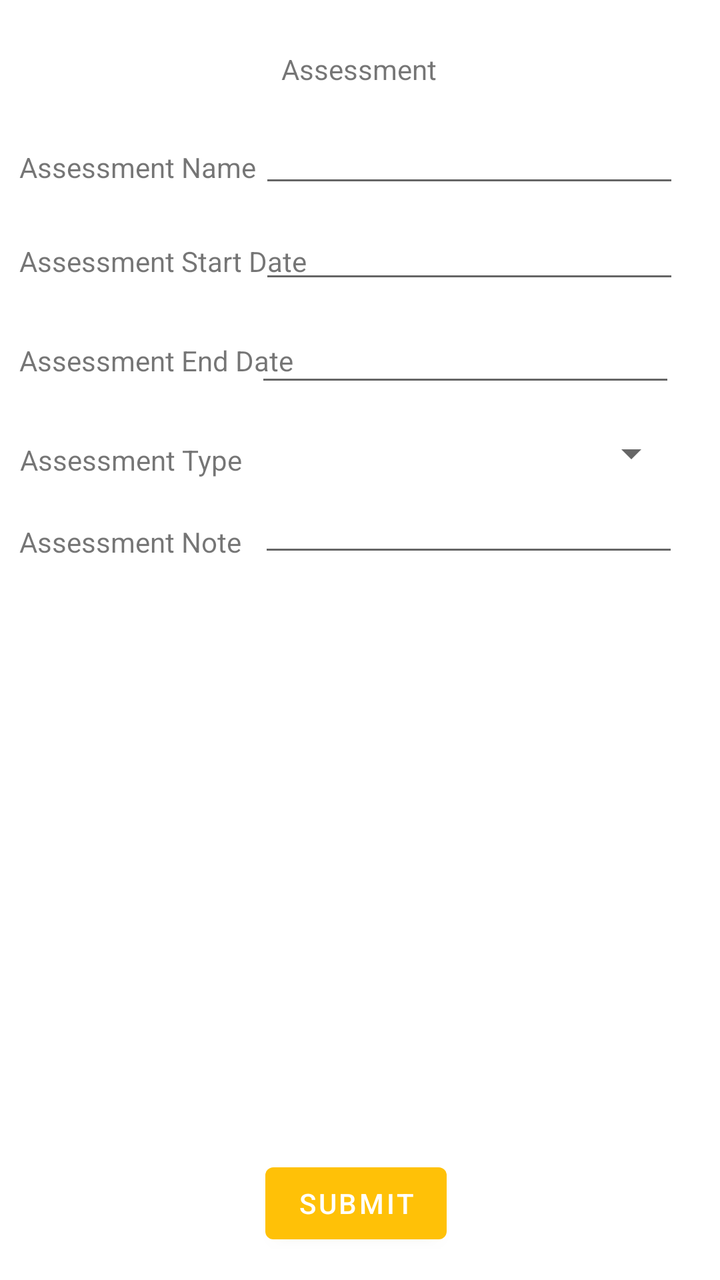
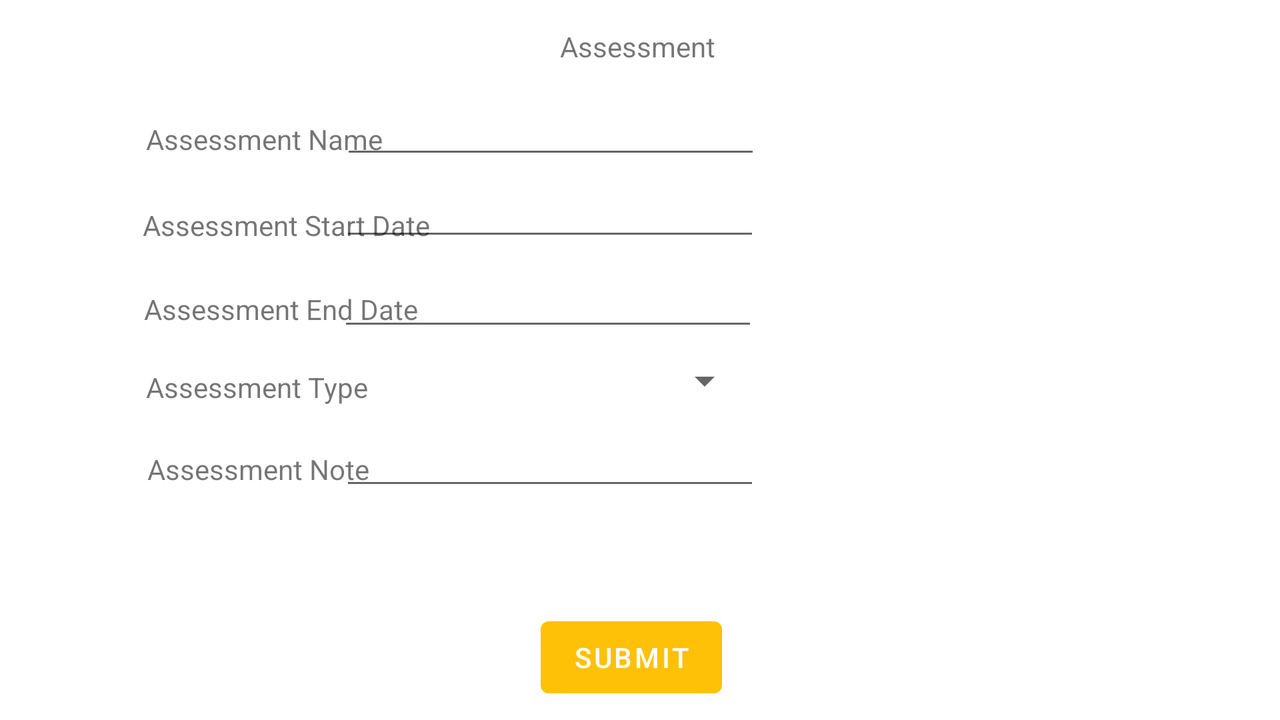

First picture: res/layout/ on a phone held upright. Second picture: the repository's own variant of that layout, on a device whose configuration matches the variant's folder. Source for both follows.
<!-- AndroidManifest.xml: application theme Theme.C196Project -->
<!-- res/layout/activity_add_assessment.xml -->
<?xml version="1.0" encoding="utf-8"?>
<androidx.constraintlayout.widget.ConstraintLayout xmlns:android="http://schemas.android.com/apk/res/android"
    xmlns:app="http://schemas.android.com/apk/res-auto"
    xmlns:tools="http://schemas.android.com/tools"
    android:layout_width="match_parent"
    android:layout_height="match_parent"
    tools:context=".UI.AssessmentList">

    <TextView
        android:id="@+id/textView2"
        android:layout_width="wrap_content"
        android:layout_height="wrap_content"
        android:text="Assessment"
        app:layout_constraintBottom_toBottomOf="parent"
        app:layout_constraintEnd_toEndOf="parent"
        app:layout_constraintHorizontal_bias="0.498"
        app:layout_constraintStart_toStartOf="parent"
        app:layout_constraintTop_toTopOf="parent"
        app:layout_constraintVertical_bias="0.04" />

    <TextView
        android:id="@+id/textView3"
        android:layout_width="wrap_content"
        android:layout_height="wrap_content"
        android:text="Assessment Name"
        app:layout_constraintBottom_toBottomOf="parent"
        app:layout_constraintEnd_toEndOf="parent"
        app:layout_constraintHorizontal_bias="0.04"
        app:layout_constraintStart_toStartOf="parent"
        app:layout_constraintTop_toTopOf="parent"
        app:layout_constraintVertical_bias="0.119" />

    <TextView
        android:id="@+id/textView4"
        android:layout_width="wrap_content"
        android:layout_height="wrap_content"
        android:text="Assessment Start Date"
        app:layout_constraintBottom_toBottomOf="parent"
        app:layout_constraintEnd_toEndOf="parent"
        app:layout_constraintHorizontal_bias="0.044"
        app:layout_constraintStart_toStartOf="parent"
        app:layout_constraintTop_toTopOf="parent"
        app:layout_constraintVertical_bias="0.195" />

    <TextView
        android:id="@+id/textView5"
        android:layout_width="wrap_content"
        android:layout_height="wrap_content"
        android:text="Assessment End Date"
        app:layout_constraintBottom_toBottomOf="parent"
        app:layout_constraintEnd_toEndOf="parent"
        app:layout_constraintHorizontal_bias="0.043"
        app:layout_constraintStart_toStartOf="parent"
        app:layout_constraintTop_toTopOf="parent"
        app:layout_constraintVertical_bias="0.275" />

    <TextView
        android:id="@+id/textView6"
        android:layout_width="wrap_content"
        android:layout_height="wrap_content"
        android:text="Assessment Type"
        app:layout_constraintBottom_toBottomOf="parent"
        app:layout_constraintEnd_toEndOf="parent"
        app:layout_constraintHorizontal_bias="0.04"
        app:layout_constraintStart_toStartOf="parent"
        app:layout_constraintTop_toTopOf="parent"
        app:layout_constraintVertical_bias="0.355" />

    <TextView
        android:id="@+id/textView10"
        android:layout_width="wrap_content"
        android:layout_height="wrap_content"
        android:text="Assessment Note"
        app:layout_constraintBottom_toBottomOf="parent"
        app:layout_constraintEnd_toEndOf="parent"
        app:layout_constraintHorizontal_bias="0.039"
        app:layout_constraintStart_toStartOf="parent"
        app:layout_constraintTop_toTopOf="parent"
        app:layout_constraintVertical_bias="0.421" />

    <Spinner
        android:id="@+id/AssessmentSpinner"
        android:layout_width="207dp"
        android:layout_height="26dp"
        app:layout_constraintBottom_toBottomOf="parent"
        app:layout_constraintEnd_toEndOf="parent"
        app:layout_constraintHorizontal_bias="0.867"
        app:layout_constraintStart_toStartOf="parent"
        app:layout_constraintTop_toTopOf="parent"
        app:layout_constraintVertical_bias="0.348" />

    <EditText
        android:id="@+id/AssessmentEndField"
        android:layout_width="wrap_content"
        android:layout_height="wrap_content"
        android:ems="10"
        android:gravity="start|top"
        android:inputType="textMultiLine"
        app:layout_constraintBottom_toBottomOf="parent"
        app:layout_constraintEnd_toEndOf="parent"
        app:layout_constraintHorizontal_bias="0.85"
        app:layout_constraintStart_toStartOf="parent"
        app:layout_constraintTop_toTopOf="parent"
        app:layout_constraintVertical_bias="0.262" />

    <EditText
        android:id="@+id/AssessmentNoteText"
        android:layout_width="wrap_content"
        android:layout_height="wrap_content"
        android:ems="10"
        android:gravity="start|top"
        android:inputType="textMultiLine"
        app:layout_constraintBottom_toBottomOf="parent"
        app:layout_constraintEnd_toEndOf="parent"
        app:layout_constraintHorizontal_bias="0.862"
        app:layout_constraintStart_toStartOf="parent"
        app:layout_constraintTop_toTopOf="parent"
        app:layout_constraintVertical_bias="0.404" />

    <EditText
        android:id="@+id/AssessmentStartField"
        android:layout_width="wrap_content"
        android:layout_height="wrap_content"
        android:ems="10"
        android:gravity="start|top"
        android:inputType="textMultiLine"
        app:layout_constraintBottom_toBottomOf="parent"
        app:layout_constraintEnd_toEndOf="parent"
        app:layout_constraintHorizontal_bias="0.865"
        app:layout_constraintStart_toStartOf="parent"
        app:layout_constraintTop_toTopOf="parent"
        app:layout_constraintVertical_bias="0.176" />

    <EditText
        android:id="@+id/AssessmentNameField"
        android:layout_width="wrap_content"
        android:layout_height="wrap_content"
        android:ems="10"
        android:gravity="start|top"
        android:inputType="textMultiLine"
        app:layout_constraintBottom_toBottomOf="parent"
        app:layout_constraintEnd_toEndOf="parent"
        app:layout_constraintHorizontal_bias="0.865"
        app:layout_constraintStart_toStartOf="parent"
        app:layout_constraintTop_toTopOf="parent"
        app:layout_constraintVertical_bias="0.096" />

    <Button
        android:id="@+id/SumbitAddAssessment"
        android:layout_width="wrap_content"
        android:layout_height="wrap_content"
        android:onClick="OnClickAddAssessment"
        android:text="Submit"
        app:layout_constraintBottom_toBottomOf="parent"
        app:layout_constraintEnd_toEndOf="parent"
        app:layout_constraintHorizontal_bias="0.492"
        app:layout_constraintStart_toStartOf="parent"
        app:layout_constraintTop_toTopOf="parent"
        app:layout_constraintVertical_bias="0.976" />
</androidx.constraintlayout.widget.ConstraintLayout>
<!-- resources referenced by this layout -->
<resources>
  <style name="Theme.C196Project" parent="Theme.MaterialComponents.DayNight.DarkActionBar">
          
          <item name="colorPrimary">#FFC107</item>
          <item name="colorPrimaryVariant">@color/purple_700</item>
          <item name="colorOnPrimary">@color/white</item>
          
          <item name="colorSecondary">@color/teal_200</item>
          <item name="colorSecondaryVariant">@color/teal_700</item>
          <item name="colorOnSecondary">@color/black</item>
          
          <item name="android:statusBarColor">#8BC34A</item>
          
      </style>
</resources>
<!-- res/layout-land/activity_add_assessment.xml (the repository's variant of the layout above) -->
<!-- drawn on the phone turned sideways -->
<?xml version="1.0" encoding="utf-8"?>
<androidx.constraintlayout.widget.ConstraintLayout xmlns:android="http://schemas.android.com/apk/res/android"
    xmlns:app="http://schemas.android.com/apk/res-auto"
    xmlns:tools="http://schemas.android.com/tools"
    android:layout_width="match_parent"
    android:layout_height="match_parent"
    tools:context=".UI.AssessmentList">

    <TextView
        android:id="@+id/textView2"
        android:layout_width="wrap_content"
        android:layout_height="wrap_content"
        android:text="Assessment"
        app:layout_constraintBottom_toBottomOf="parent"
        app:layout_constraintEnd_toEndOf="parent"
        app:layout_constraintHorizontal_bias="0.498"
        app:layout_constraintStart_toStartOf="parent"
        app:layout_constraintTop_toTopOf="parent"
        app:layout_constraintVertical_bias="0.04" />

    <TextView
        android:id="@+id/textView5"
        android:layout_width="wrap_content"
        android:layout_height="wrap_content"
        android:text="Assessment End Date"
        app:layout_constraintBottom_toBottomOf="parent"
        app:layout_constraintEnd_toEndOf="parent"
        app:layout_constraintHorizontal_bias="0.143"
        app:layout_constraintStart_toStartOf="parent"
        app:layout_constraintTop_toTopOf="parent"
        app:layout_constraintVertical_bias="0.425" />

    <TextView
        android:id="@+id/textView4"
        android:layout_width="wrap_content"
        android:layout_height="wrap_content"
        android:text="Assessment Start Date"
        app:layout_constraintBottom_toBottomOf="parent"
        app:layout_constraintEnd_toEndOf="parent"
        app:layout_constraintHorizontal_bias="0.144"
        app:layout_constraintStart_toStartOf="parent"
        app:layout_constraintTop_toTopOf="parent"
        app:layout_constraintVertical_bias="0.302" />

    <TextView
        android:id="@+id/textView3"
        android:layout_width="wrap_content"
        android:layout_height="wrap_content"
        android:text="Assessment Name"
        app:layout_constraintBottom_toBottomOf="parent"
        app:layout_constraintEnd_toEndOf="parent"
        app:layout_constraintHorizontal_bias="0.14"
        app:layout_constraintStart_toStartOf="parent"
        app:layout_constraintTop_toTopOf="parent"
        app:layout_constraintVertical_bias="0.176" />

    <EditText
        android:id="@+id/AssessmentNameField"
        android:layout_width="wrap_content"
        android:layout_height="wrap_content"
        android:ems="10"
        android:gravity="start|top"
        android:inputType="textMultiLine"
        app:layout_constraintBottom_toBottomOf="parent"
        app:layout_constraintEnd_toEndOf="parent"
        app:layout_constraintHorizontal_bias="0.396"
        app:layout_constraintStart_toStartOf="parent"
        app:layout_constraintTop_toTopOf="parent"
        app:layout_constraintVertical_bias="0.135" />

    <Spinner
        android:id="@+id/AssessmentSpinner"
        android:layout_width="207dp"
        android:layout_height="26dp"
        app:layout_constraintBottom_toBottomOf="parent"
        app:layout_constraintEnd_toEndOf="parent"
        app:layout_constraintHorizontal_bias="0.391"
        app:layout_constraintStart_toStartOf="parent"
        app:layout_constraintTop_toTopOf="parent"
        app:layout_constraintVertical_bias="0.531" />

    <TextView
        android:id="@+id/textView6"
        android:layout_width="wrap_content"
        android:layout_height="wrap_content"
        android:text="Assessment Type"
        app:layout_constraintBottom_toBottomOf="parent"
        app:layout_constraintEnd_toEndOf="parent"
        app:layout_constraintHorizontal_bias="0.138"
        app:layout_constraintStart_toStartOf="parent"
        app:layout_constraintTop_toTopOf="parent"
        app:layout_constraintVertical_bias="0.54" />

    <EditText
        android:id="@+id/AssessmentEndField"
        android:layout_width="wrap_content"
        android:layout_height="wrap_content"
        android:ems="10"
        android:gravity="start|top"
        android:inputType="textMultiLine"
        app:layout_constraintBottom_toBottomOf="parent"
        app:layout_constraintEnd_toEndOf="parent"
        app:layout_constraintHorizontal_bias="0.393"
        app:layout_constraintStart_toStartOf="parent"
        app:layout_constraintTop_toTopOf="parent"
        app:layout_constraintVertical_bias="0.405" />

    <EditText
        android:id="@+id/AssessmentNoteText"
        android:layout_width="wrap_content"
        android:layout_height="wrap_content"
        android:ems="10"
        android:gravity="start|top"
        android:inputType="textMultiLine"
        app:layout_constraintBottom_toBottomOf="parent"
        app:layout_constraintEnd_toEndOf="parent"
        app:layout_constraintHorizontal_bias="0.395"
        app:layout_constraintStart_toStartOf="parent"
        app:layout_constraintTop_toTopOf="parent"
        app:layout_constraintVertical_bias="0.655" />

    <TextView
        android:id="@+id/textView10"
        android:layout_width="wrap_content"
        android:layout_height="wrap_content"
        android:text="Assessment Note"
        app:layout_constraintBottom_toBottomOf="parent"
        app:layout_constraintEnd_toEndOf="parent"
        app:layout_constraintHorizontal_bias="0.139"
        app:layout_constraintStart_toStartOf="parent"
        app:layout_constraintTop_toTopOf="parent"
        app:layout_constraintVertical_bias="0.66" />

    <EditText
        android:id="@+id/AssessmentStartField"
        android:layout_width="wrap_content"
        android:layout_height="wrap_content"
        android:ems="10"
        android:gravity="start|top"
        android:inputType="textMultiLine"
        app:layout_constraintBottom_toBottomOf="parent"
        app:layout_constraintEnd_toEndOf="parent"
        app:layout_constraintHorizontal_bias="0.395"
        app:layout_constraintStart_toStartOf="parent"
        app:layout_constraintTop_toTopOf="parent"
        app:layout_constraintVertical_bias="0.264" />

    <Button
        android:id="@+id/SumbitAddAssessment"
        android:layout_width="wrap_content"
        android:layout_height="wrap_content"
        android:onClick="OnClickAddAssessment"
        android:text="Submit"
        app:layout_constraintBottom_toBottomOf="parent"
        app:layout_constraintEnd_toEndOf="parent"
        app:layout_constraintHorizontal_bias="0.492"
        app:layout_constraintStart_toStartOf="parent"
        app:layout_constraintTop_toTopOf="parent"
        app:layout_constraintVertical_bias="0.976" />
</androidx.constraintlayout.widget.ConstraintLayout>
